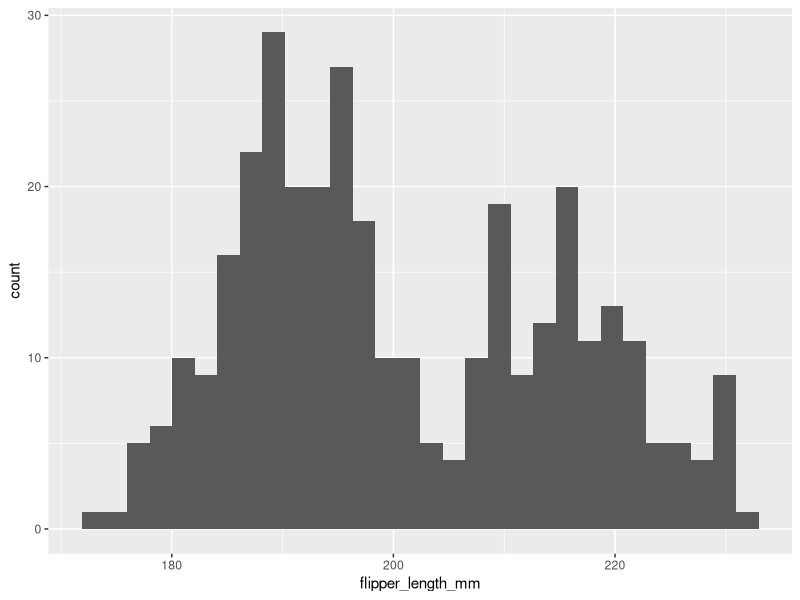
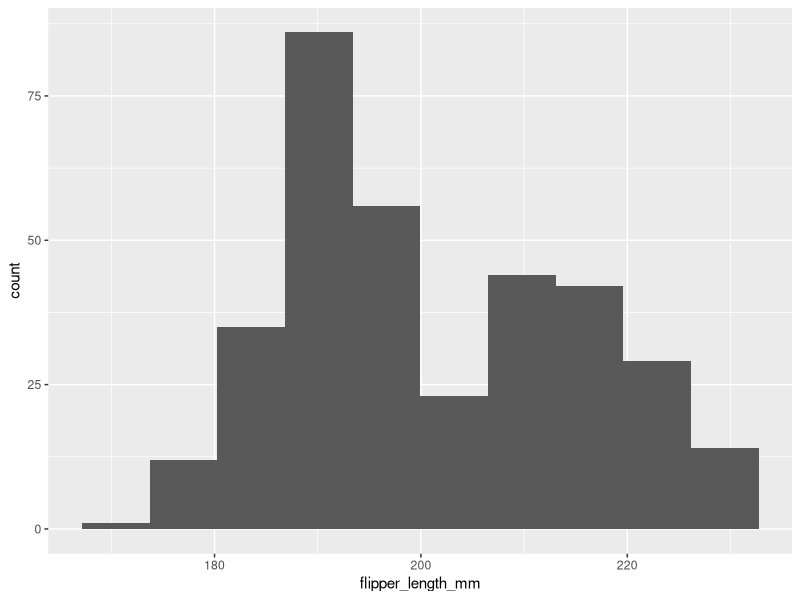
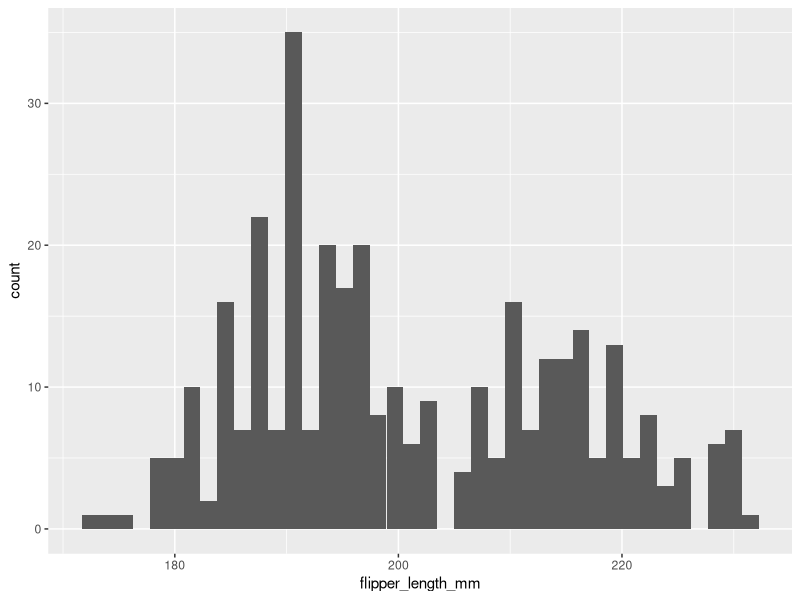
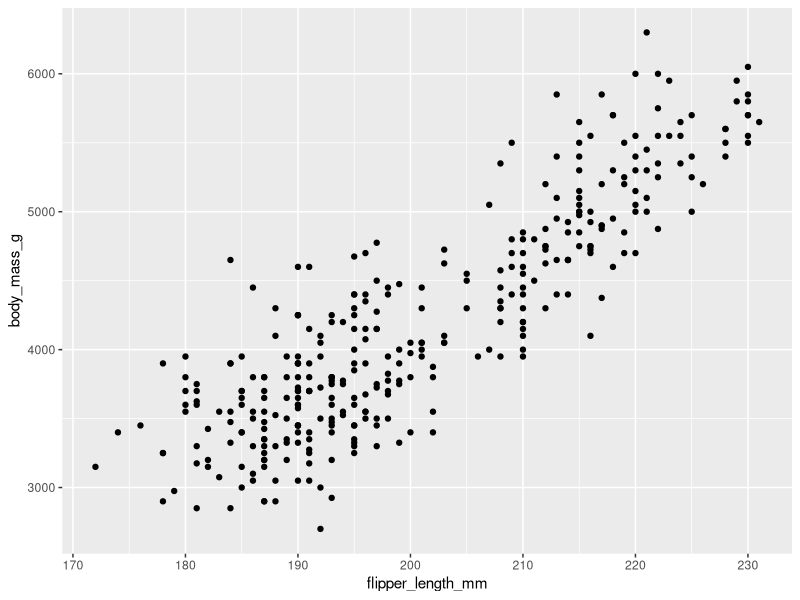
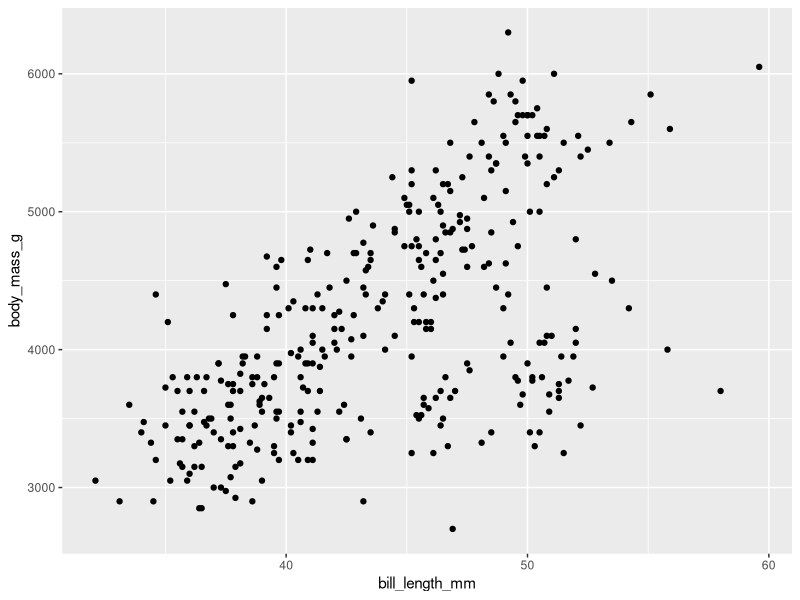
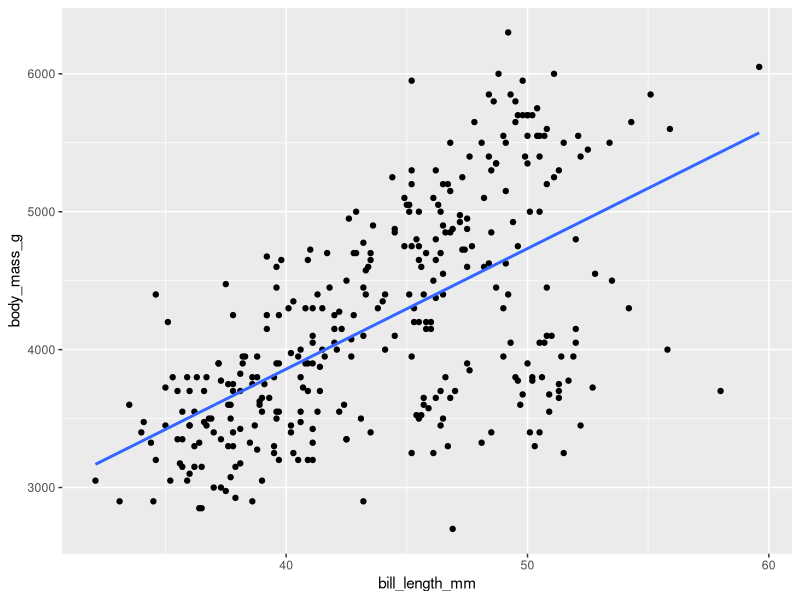
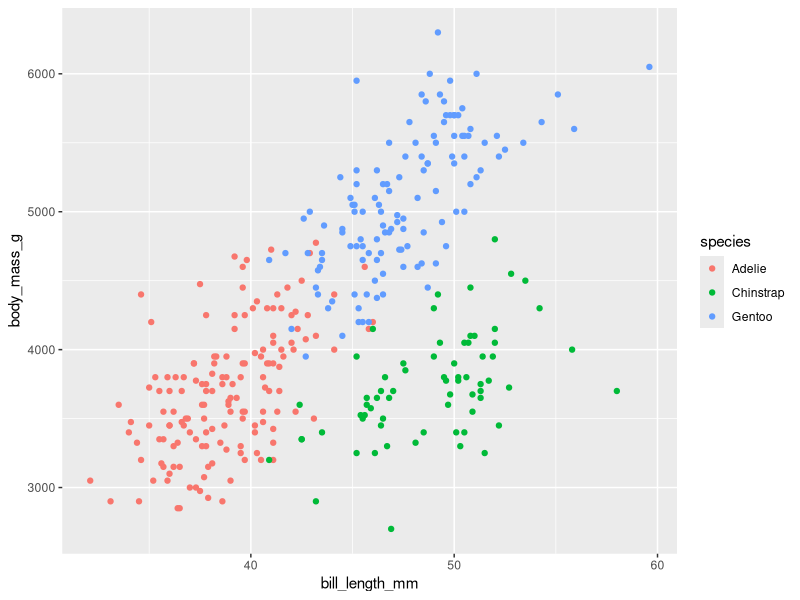
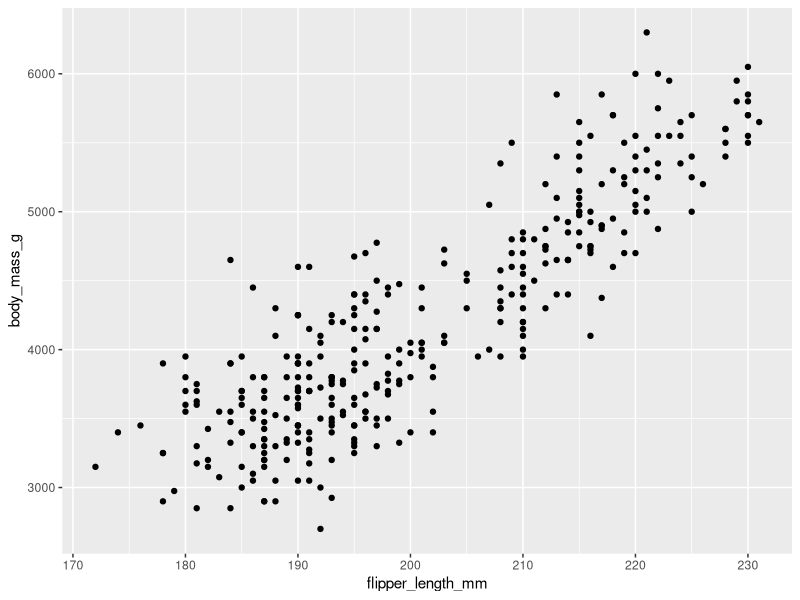

Here is the R script that generated these plots, in order:
## ---- chunk 1
# DO NOT ALTER THIS CHUNK
knitr::opts_chunk$set(
  echo = TRUE,
  eval = TRUE,
  fig.width = 5,
  fig.asp = 0.618,
  out.width = "70%",
  dpi = 120,
  fig.align = "center",
  cache = FALSE,
  warning = FALSE,
  message = FALSE
)
## ---- chunk 2
library(palmerpenguins)
data(penguins) 
# View the structure of the dataset 
str(penguins)
## ---- chunk 3
library(ggplot2)
ggplot(penguins, aes(x = flipper_length_mm)) + geom_histogram()
## ---- chunk 4
ggplot(penguins, aes(x = flipper_length_mm)) + geom_histogram(bins = 10)  # fewer bins
ggplot(penguins, aes(x = flipper_length_mm)) + geom_histogram(bins = 40)  # more bins
## ---- chunk 5
ggplot(penguins, aes(x = flipper_length_mm, y = body_mass_g)) + geom_point()
## ---- chunk 6
ggplot(penguins, aes(x = bill_length_mm, y = body_mass_g)) + geom_point()
## ---- chunk 7
ggplot(penguins, aes(x = bill_length_mm, y = body_mass_g)) + geom_point() + 
geom_smooth(method = "lm", se = FALSE)
## ---- chunk 8
ggplot(penguins, aes(x = bill_length_mm, y = body_mass_g, color = species)) + geom_point()
## ---- chunk 9
ggplot(penguins, aes(x = flipper_length_mm, y = body_mass_g)) + geom_point()
## ---- chunk 10
ggplot(penguins, aes(x = bill_length_mm, y = body_mass_g)) + geom_point()
## ---- chunk 11
ggplot(penguins, aes(x = bill_length_mm, y = body_mass_g)) + geom_point() + geom_smooth(method = "lm", se = FALSE)
## ---- chunk 12
ggplot(penguins, aes(x = bill_length_mm, y = body_mass_g, color = species)) + geom_point()
